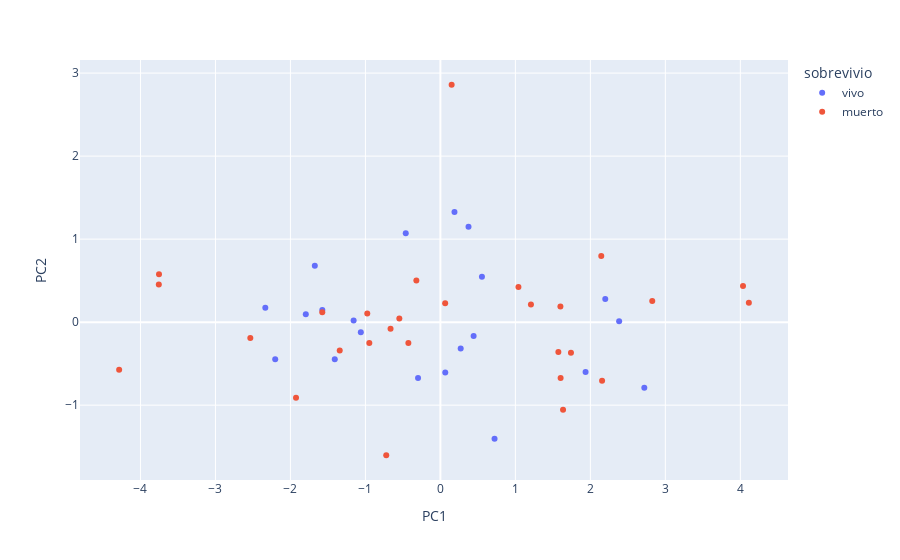

Notebook source saved alongside this figure:
### Markdown cell above
se puede observar como el primer eje en el plano factorial está influenciado por la longitud del húmero y la longitud total, para el segundo eje factorial, longitud de la quilla y longitud del pico y cabeza.

### Code cell
## Selección natural.
temp = pca1_trans.copy()
temp["sobrevivio"] = ["vivo" if x<22 else "muerto" for x in df1.index.values]

px.scatter(
    temp,
    x="PC1",
    y="PC2",
    color="sobrevivio"
)

### Figure 1 — Plotly figure (JSON) as saved in the notebook; plotly's stock layout.template omitted (floating-point values rounded to 4 significant figures)
{"data": [{"hovertemplate": "sobrevivio=vivo<br>PC1=%{x}<br>PC2=%{y}<extra></extra>", "legendgroup": "vivo", "marker": {"color": "#636efa", "symbol": "circle"}, "mode": "markers", "name": "vivo", "orientation": "v", "showlegend": true, "type": "scatter", "x": [0.06496, -2.203, -1.157, -2.335, -0.2981, 1.936, -1.061, 0.4431, 2.719, 0.1876, 0.375, 0.2705, 2.384, 0.7221, -1.409, -1.575, 0.554, -1.675, -1.795, 2.199, -0.4621], "xaxis": "x", "y": [-0.6071, -0.4469, 0.01945, 0.1738, -0.6721, -0.6014, -0.1211, -0.1657, -0.7904, 1.327, 1.15, -0.318, 0.01121, -1.403, -0.4476, 0.1462, 0.5458, 0.6793, 0.09553, 0.2775, 1.072], "yaxis": "y"}, {"hovertemplate": "sobrevivio=muerto<br>PC1=%{x}<br>PC2=%{y}<extra></extra>", "legendgroup": "muerto", "marker": {"color": "#EF553B", "symbol": "circle"}, "mode": "markers", "name": "muerto", "orientation": "v", "showlegend": true, "type": "scatter", "x": [-0.9751, -0.6649, 1.6, -3.755, 2.146, -1.343, 1.741, 4.036, -3.753, 0.1499, 1.207, 1.041, -0.7222, -0.3208, 2.825, -4.284, -0.5475, -1.925, 4.114, 0.06349, -0.948, -0.4272, 1.603, -2.535, 1.636, -1.575, 1.573, 2.156], "xaxis": "x", "y": [0.1041, -0.07865, 0.1883, 0.4542, 0.7965, -0.3424, -0.3673, 0.4355, 0.5775, 2.86, 0.2119, 0.4244, -1.603, 0.5018, 0.2554, -0.5726, 0.04348, -0.9115, 0.2333, 0.2288, -0.25, -0.2513, -0.6737, -0.1919, -1.054, 0.1189, -0.3583, -0.7048], "yaxis": "y"}], "layout": {"legend": {"title": {"text": "sobrevivio"}, "tracegroupgap": 0}, "margin": {"t": 60}, "xaxis": {"anchor": "y", "domain": [0, 1], "title": {"text": "PC1"}}, "yaxis": {"anchor": "x", "domain": [0, 1], "title": {"text": "PC2"}}}}
